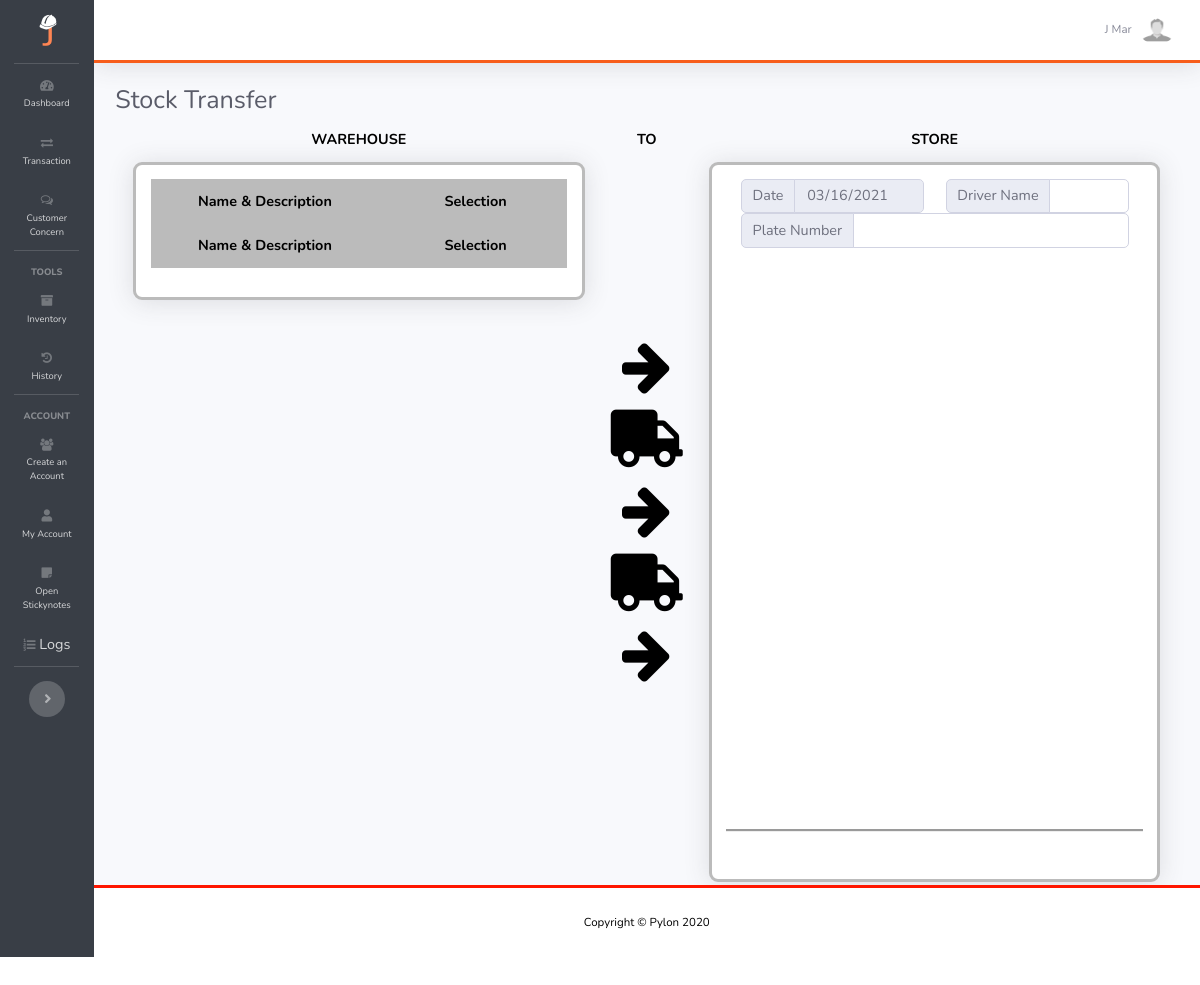
The app's page /?p=transfer (signed in), older data.
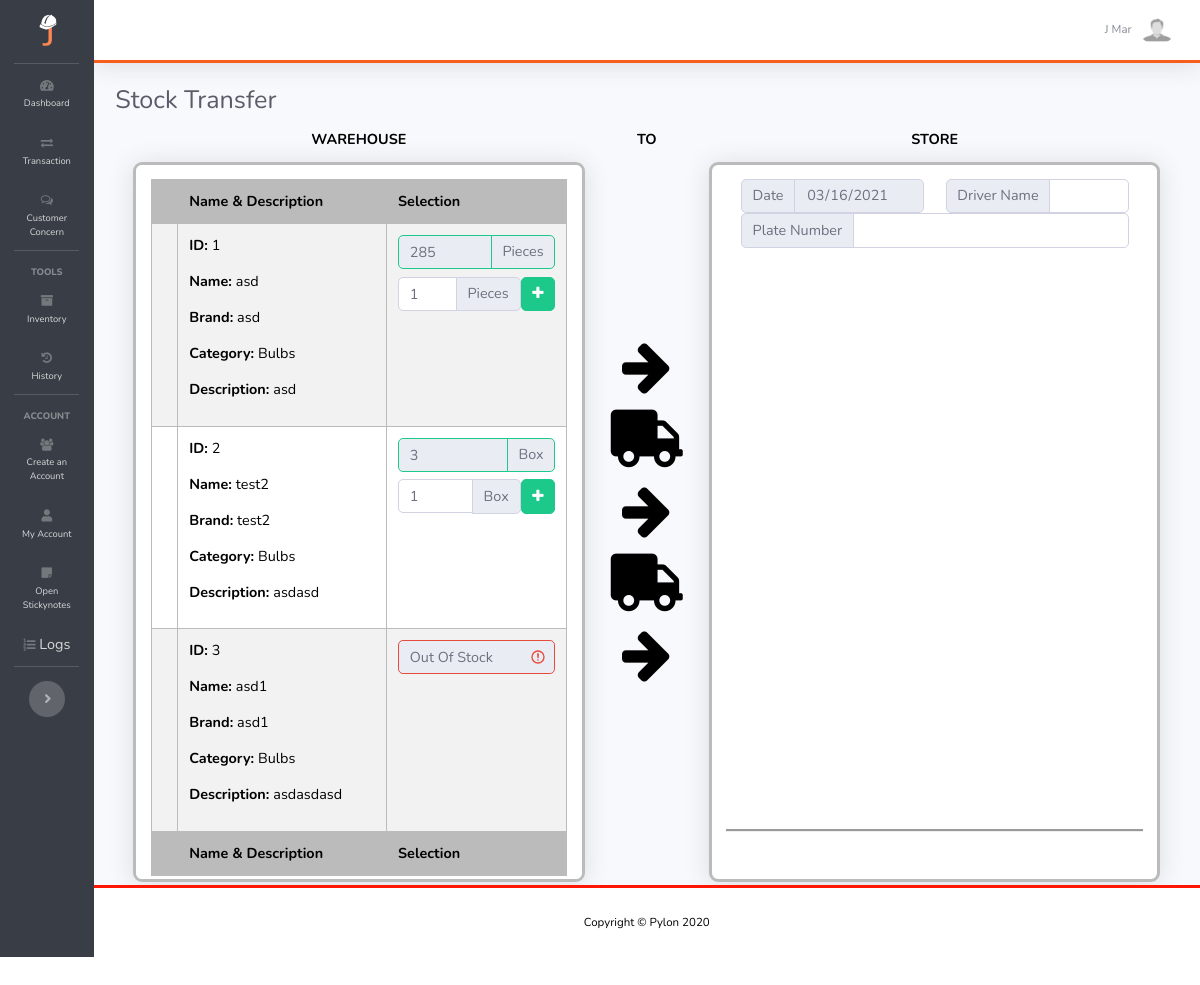
The same page, newer data.
### tables this page shows
CREATE TABLE `items` (
  `item_id` int(11) NOT NULL,
  `item_img` text NOT NULL DEFAULT 'item.jpg',
  `item_name` varchar(32) NOT NULL,
  `item_brand` varchar(32) NOT NULL,
  `item_desc` text NOT NULL,
  `item_capital` varchar(32) NOT NULL,
  `item_capital_retail` varchar(32) NOT NULL,
  `item_tax` varchar(32) NOT NULL,
  `item_price` varchar(32) NOT NULL,
  `item_unit` varchar(32) NOT NULL DEFAULT 'Pieces',
  `item_unit_package` varchar(32) NOT NULL DEFAULT 'Pieces',
  `item_unit_divisor` varchar(32) DEFAULT NULL,
  `item_stock` varchar(32) NOT NULL,
  `item_stock_warehouse` varchar(32) NOT NULL DEFAULT '0',
  `item_added` varchar(32) NOT NULL,
  `category_id` varchar(32) NOT NULL,
  `supplier_id` varchar(32) NOT NULL
);

CREATE TABLE `category` (
  `category_id` int(11) NOT NULL,
  `category_name` varchar(32) NOT NULL
);

### includes/get-items-transfer.php (the view, shortened to what this page needs)
<?php
    include "controller/connect.php";
    $sql = "SELECT * FROM items
    INNER JOIN
    category ON category.category_id = items.category_id
    ";
    $result = mysqli_query($conn, $sql);
    while($data = $result->fetch_assoc()){
        $total_stock = intval($data["item_stock_warehouse"] / $data["item_unit_divisor"]);
?>
<tr>
    <td>
    </td>
    <td>
        <p><b>ID: </b><?php echo $data["item_id"];?></p>
        <p><b>Name: </b><?php echo $data["item_name"];?></p>
        <p><b>Brand: </b><?php echo $data["item_brand"];?></p>
        <p><b>Category: </b><?php echo $data["category_name"];?></p>
        <p><b>Description: </b><?php echo $data["item_desc"];?></p>
    </td>
    <td width="200px">
        <?php
            if($data["item_stock"] > 0){
        ?>
        <div class="d-flex mb-2">
            <div class="input-group">
                <input type="text" class="form-control border-success" id="stock_<?php echo $data["item_id"] ?>" value="<?php echo $total_stock ?>" readonly>
                <div class="input-group-append ">
                    <span class="input-group-text border-success"><?php echo $data["item_unit"] ?></span>
                </div>
            </div>
        </div>
        <div class="d-flex" id="count_input_<?php echo $data["item_id"] ?>">
            <div class="input-group">
                <input min="1" max="<?php echo $data["item_stock"]; ?>" type="number" id="item_<?php echo $data["item_id"] ?>" class="form-control" value="1">
                <div class="input-group-append">
                    <span class="input-group-text"><?php echo $data["item_unit"] ?></span>
                </div>
            </div>
            <button class="add btn btn-success" value="<?php echo $data["item_id"] ?>"><i class="fa fa-plus" aria-hidden="true"></i></button>
        </div>
        <?php
            }else{
        ?>
        <div class="d-flex mb-2">
            <input type="text" class="form-control is-invalid mb-2" value="Out Of Stock" readonly>
        </div>
        <?php
            }
        ?>
    </td>
</tr>
<?php
    }
?>

Row changes from the older to the newer data that the page shows:
added items: item_id "1", item_name "asd", item_brand "asd", category.category_name "Bulbs", item_desc "asd", item_stock_warehouse "285", item_unit "Pieces"
added items: item_id "2", item_name "test2", item_brand "test2", category.category_name "Bulbs", item_desc "asdasd", item_stock_warehouse+item_unit_divisor "3", item_unit "Box"
added items: item_id "3", item_name "asd1", item_brand "asd1", category.category_name "Bulbs", item_desc "asdasdasd"
